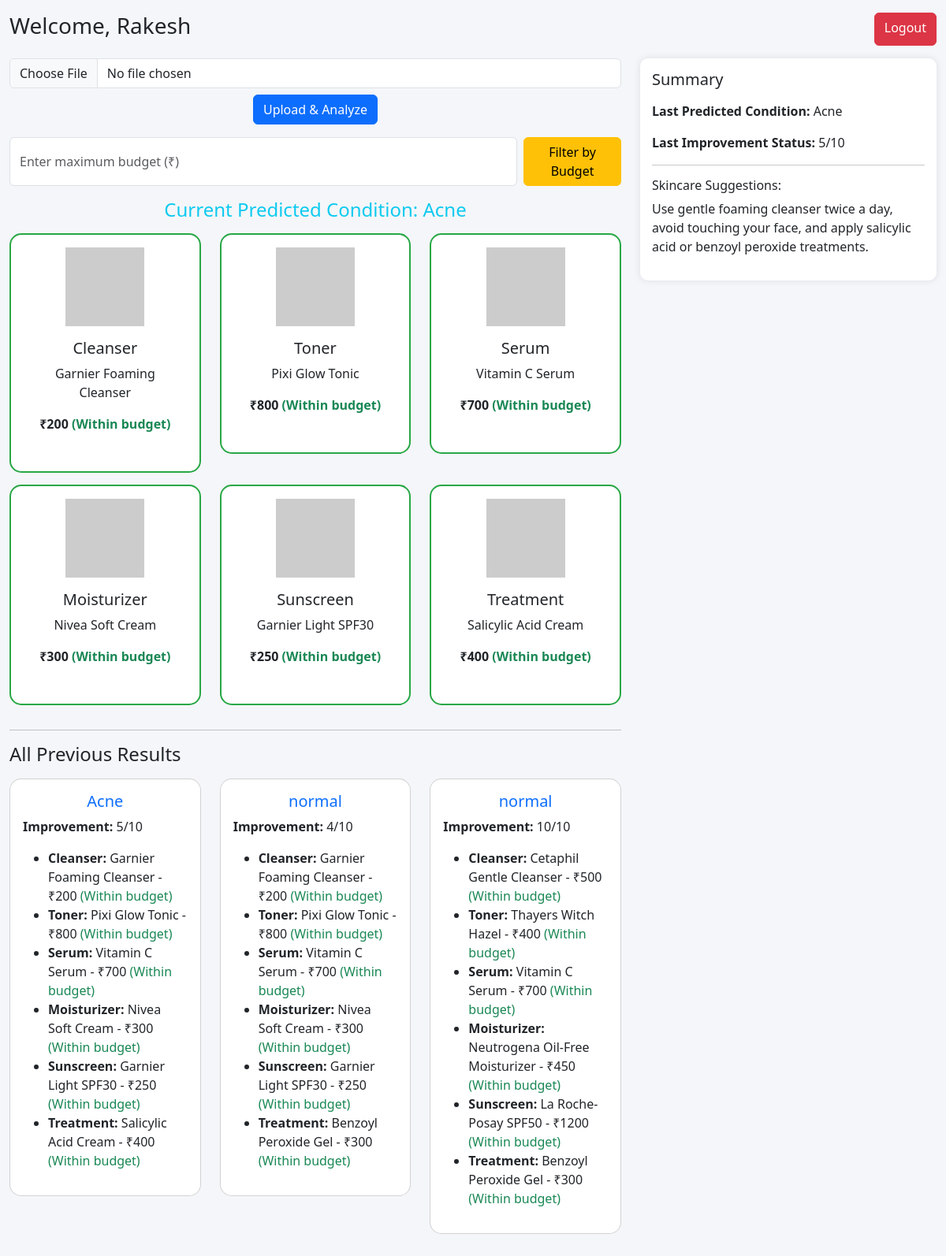
The app's page /dashboard (signed in) with its own data.
### tables this page shows
CREATE TABLE user_results (
                    id INTEGER PRIMARY KEY,
                    user_id INTEGER,
                    predicted_category TEXT,
                    recommended_products TEXT,
                    improvement INTEGER
                );

### app.py (the view)
@app.route('/dashboard', methods=['GET'])
def dashboard():
    if 'user_id' not in session:
        return redirect(url_for('login'))
    user_id = session['user_id']
    max_budget = request.args.get('max_budget', type=int)
    conn = sqlite3.connect('users.db')
    c = conn.cursor()
    c.execute("SELECT * FROM user_results WHERE user_id=? ORDER BY id DESC LIMIT 1", (user_id,))
    last_result = c.fetchone()
    last_suggestion = ""
    if last_result:
        products_json = last_result[3]
        if isinstance(products_json, str):
            try:
                products_json = json.loads(products_json)
            except:
                products_json = {}
        if max_budget:
            filtered_products = {}
            for cat, prod in products_json.items():
                filtered_products[cat] = prod  # keep all products
            last_result = (last_result[0], last_result[2], filtered_products, last_result[4])
        else:
            last_result = (last_result[0], last_result[2], products_json, last_result[4])
        last_suggestion = skin_tips.get(last_result[1], "Follow a dermatologist's advice for best results.")
    c.execute("SELECT * FROM user_results WHERE user_id=? ORDER BY id DESC", (user_id,))
    all_results_raw = c.fetchall()
    all_results = []
    for res in all_results_raw:
        products = res[3]
        if isinstance(products, str):
            try:
                products = json.loads(products)
            except:
                products = {}
        all_results.append((res[0], res[2], products, res[4]))
    conn.close()
    return render_template('dashboard.html', last_result=last_result, all_results=all_results,
                           username=session['username'], last_suggestion=last_suggestion)

### templates/dashboard.html (shortened to what this page needs)
<!DOCTYPE html>
<html lang="en">
<head>
<link href="https://cdn.jsdelivr.net/npm/bootstrap@5.3.0/dist/css/bootstrap.min.css" rel="stylesheet">
</head>
<body>
<div class="container-fluid py-3">
<div class="d-flex justify-content-between mb-3">
<h3>Welcome, {{ username }}</h3>
<a href="{{ url_for('logout') }}" class="btn btn-danger">Logout</a>
</div>
<div class="row">
<div class="col-md-8">
<div class="text-center mb-3">
<form action="/upload" method="POST" enctype="multipart/form-data">
<input class="form-control mb-2" type="file" name="file" required>
<button type="submit" class="btn btn-primary">Upload & Analyze</button>
</form>
</div>
<div class="mb-3">
<form method="GET" action="{{ url_for('dashboard') }}" class="d-flex">
<input type="number" class="form-control me-2" name="max_budget" placeholder="Enter maximum budget (₹)" value="{{ request.args.get('max_budget','') }}">
<button type="submit" class="btn btn-warning">Filter by Budget</button>
</form>
</div>
{% if last_result %}
<h4 class="text-center text-info mb-3">Current Predicted Condition: {{ last_result[1] }}</h4>
<div class="row">
{% for category, product in last_result[2].items() %}
    {% set over_budget = False %}
    {% if request.args.get('max_budget') %}
        {% set budget = request.args.get('max_budget')|int %}
        {% if product.price > budget %}
            {% set over_budget = True %}
        {% endif %}
    {% endif %}
<div class="col-md-4">
<div class="card p-3 text-center {% if over_budget %}border-danger{% else %}border-success{% endif %}">
<img src="https://via.placeholder.com/150" class="card-img-top product-img" alt="{{ product.name }}">
<div class="card-body">
<h5>{{ category|capitalize }}</h5>
<p>{{ product.name }}</p>
<p class="product-price">₹{{ product.price }}
{% if over_budget %}<span class="text-danger"> (Above budget)</span>{% else %}<span class="text-success"> (Within budget)</span>{% endif %}</p>
</div>
</div>
</div>
{% endfor %}
</div>
{% endif %}
<hr>
<h4 class="mb-3">All Previous Results</h4>
<div class="row">
{% for res in all_results %}
<div class="col-md-4">
<div class="card p-3">
<h5 class="text-center text-primary">{{ res[1] }}</h5>
<p><b>Improvement:</b> {{ res[3] }}/10</p>
<ul>
{% for category, product in res[2].items() %}
    {% set over_budget = False %}
    {% if request.args.get('max_budget') %}
        {% set budget = request.args.get('max_budget')|int %}
        {% if product.price > budget %}
            {% set over_budget = True %}
        {% endif %}
    {% endif %}
<li><b>{{ category|capitalize }}:</b> {{ product.name }} - ₹{{ product.price }}
{% if over_budget %}<span class="text-danger"> (Above budget)</span>{% else %}<span class="text-success"> (Within budget)</span>{% endif %}</li>
{% endfor %}
</ul>
</div>
</div>
{% endfor %}
</div>
</div>
<div class="col-md-4">
<div class="right-dashboard">
<h5 class="mb-3">Summary</h5>
{% if last_result %}
<p><b>Last Predicted Condition:</b> {{ last_result[1] }}</p>
<p><b>Last Improvement Status:</b> {{ last_result[3] }}/10</p>
<hr>
<h6>Skincare Suggestions:</h6>
<p>{{ last_suggestion }}</p>
{% else %}
<p>No results yet. Upload an image to get suggestions.</p>
{% endif %}
</div>
</div>
</div>
</div>
</body>
</html>

### templates/dashboard.html (style rules this page uses)
body { background:#f4f6f9; }
.card { border-radius:15px; margin-bottom:15px; }
.product-price { font-weight:bold; }
.product-img { max-height:100px; object-fit:contain; }
.right-dashboard { background:#fff; padding:15px; border-radius:10px; box-shadow:0 0 10px rgba(0,0,0,0.1); }
.border-success { border:2px solid #28a745 !important; }

### records on screen
user_results: predicted_category "Acne", improvement "5", 2 "Cleanser" "Toner" "Serum" "Moisturizer" "Sunscreen" "Treatment", name "Garnier Foaming Cleanser" "Pixi Glow Tonic" "Vitamin C Serum" "Nivea Soft Cream" "Garnier Light SPF30" "Salicylic Acid Cream", price "200" "800" "700" "300" "250" "400"
user_results: predicted_category "normal", improvement "4", 2 "Cleanser" "Toner" "Serum" "Moisturizer" "Sunscreen" "Treatment", name "Garnier Foaming Cleanser" "Pixi Glow Tonic" "Vitamin C Serum" "Nivea Soft Cream" "Garnier Light SPF30" "Benzoyl Peroxide Gel", price "200" "800" "700" "300" "250" "300"
user_results: predicted_category "normal", improvement "10", 2 "Cleanser" "Toner" "Serum" "Moisturizer" "Sunscreen" "Treatment", name "Cetaphil Gentle Cleanser" "Thayers Witch Hazel" "Vitamin C Serum" "Neutrogena Oil-Free Moisturizer" "La Roche-Posay SPF50" "Benzoyl Peroxide Gel", price "500" "400" "700" "450" "1200" "300"

### other values on screen
{{ username }} "Rakesh"
{{ category|capitalize }} "Cleanser" "Toner" "Serum" "Moisturizer" "Sunscreen" "Treatment"
{{ product.name }} "Garnier Foaming Cleanser" "Pixi Glow Tonic" "Vitamin C Serum" "Nivea Soft Cream" "Garnier Light SPF30" "Salicylic Acid Cream"
{{ product.price }} "200" "800" "700" "300" "250" "400"
{{ last_result[3] }} "5"
{{ last_suggestion }} "Use gentle foaming cleanser twice a day, avoid touching your face, and apply salicylic acid or benzoyl peroxide treatments."
